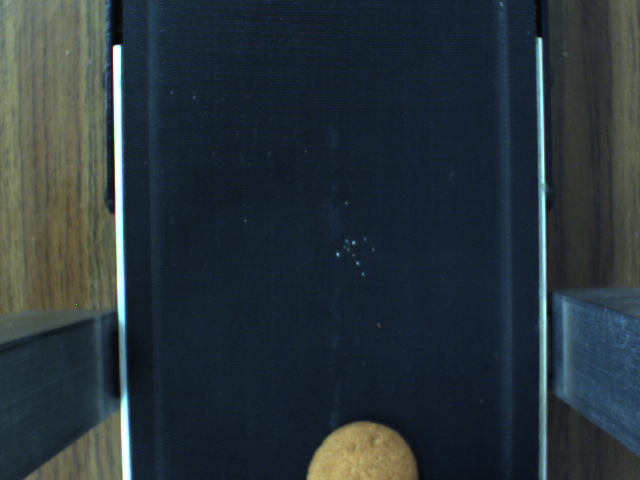
//> input picture Images/nilla_edge.bmp, 640 x 480 px
$ ./main   (built with g++ and OpenCV 4)
//> lines starting //> are read from the running program, lines starting //| are printed output that depends on the picture; after the words box and inside, x2 and y2 are one past the last pixel; in counts of white or black regions, pixels touching at a corner belong together
#include <iostream>
#include "opencv2/opencv.hpp"
#include "opencv2/videoio.hpp"

using namespace std;
using namespace cv;

int main(int argc, char *argv[])
{

    Mat image;
    Mat image_original;
    Mat current_frame;
    Mat previous_frame;
    Mat frame_thresh;
    string filename;
    string header;
    string tail;

    //    namedWindow("Team 10",1);
    header = "/home/dallin/robotic_vision_ws/Visual_Inspection/image_proc_qtc/images/";
    tail = ".bmp";
    filename = header + "nilla_edge" + tail;

    image_original = imread(filename,CV_LOAD_IMAGE_COLOR);
//> image_original is the input picture: 480 rows x 640 cols, CV_8UC3; mean B, G, R 58.2, 51.8, 41.2
    image = imread(filename,CV_LOAD_IMAGE_GRAYSCALE);
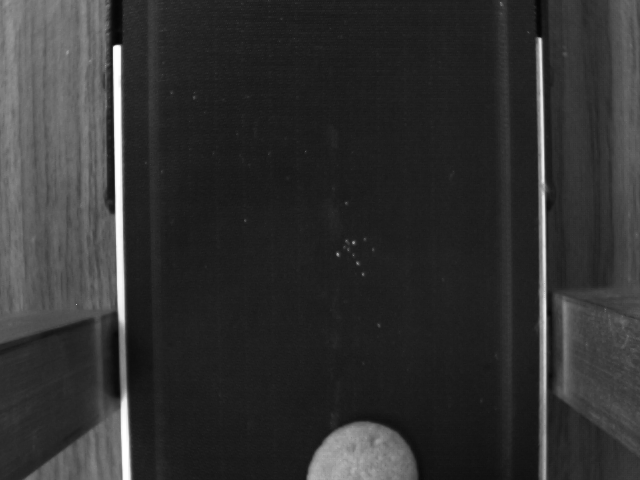
//> image: 480 rows x 640 cols, CV_8UC1; min 4, max 255, mean 49.4
    GaussianBlur(image, image, Size(7,7), 1.5, 1.5);
    threshold(image, image,80,255,0);
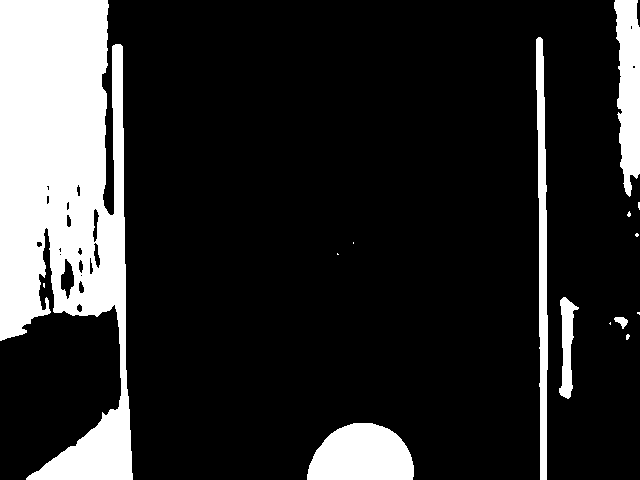
//> image: 480 rows x 640 cols, CV_8UC1; 17.7% white; 15 white regions (9 under 20 px), largest, box (x1, y1, x2, y2) and area: (0, 0, 133, 480) 41180, (307, 423, 414, 480) 4844, (614, 0, 640, 197) 3769, (536, 37, 548, 480) 3406, (559, 297, 579, 399) 1051, (614, 317, 628, 329) 94

    cv::Rect bottomROI(cv::Point(150,480), cv::Point(520, 400));
    cv::Rect topROI(cv::Point(150,0), cv::Point(520,80));
    int bottomArea = cv::countNonZero(image(bottomROI));
//> bottomArea = 4844
    int topArea = cv::countNonZero(image(topROI));
//> topArea = 0
    threshold(image, image,80,255,1);

    // Setup SimpleBlobDetector parameters.
    SimpleBlobDetector::Params params_good;
    SimpleBlobDetector::Params params_acceptable;
    SimpleBlobDetector::Params params_bad;

    // Change thresholds
    params_good.minThreshold = 10;
    params_good.maxThreshold = 255;
    params_acceptable.minThreshold = 10;
    params_acceptable.maxThreshold = 255;
    params_bad.minThreshold = 10;
    params_bad.maxThreshold = 255;

    // Filter by Area.
    params_good.filterByArea = true;
    params_good.minArea = 10500;
    params_good.maxArea = 12000;
    params_acceptable.filterByArea = true;
    params_acceptable.minArea = 8000;
    params_acceptable.maxArea = 10500;
    params_bad.filterByArea = true;
    params_bad.minArea = 4000;
    params_bad.maxArea = 8000;

    // Filter by Circularity
    params_good.filterByCircularity = true;
    params_good.minCircularity = .82;
    params_good.maxCircularity = 1;
    params_acceptable.filterByCircularity = true;
    params_acceptable.minCircularity = .6;
    params_acceptable.maxCircularity = .85;
    params_bad.filterByCircularity = true;
    params_bad.minCircularity = .5;
    params_bad.maxCircularity = .8;

    // Filter by Convexity
    params_good.filterByConvexity = true;
    params_good.minConvexity = .95;
    params_good.maxConvexity = 1;
    params_acceptable.filterByConvexity = true;
    params_acceptable.minConvexity = .7;
    params_acceptable.maxConvexity = 1;
    params_bad.filterByConvexity = true;
    params_bad.minConvexity = .4;
    params_bad.maxConvexity = 1;

    // Filter by Inertia
    params_good.filterByInertia = true;
    params_good.minInertiaRatio = .7;
    params_good.maxInertiaRatio = 1;
    params_acceptable.filterByInertia = true;
    params_acceptable.minInertiaRatio = .7;
    params_acceptable.maxInertiaRatio = 1;
    params_bad.filterByInertia = true;
    params_bad.minInertiaRatio = .4;
    params_bad.maxInertiaRatio = .8;

#if CV_MAJOR_VERSION < 3   // If you are using OpenCV 2

    // Set up detector with params
    SimpleBlobDetector blobby(params);

    // You can use the detector this way
    blobby.detect(image, keypoints);

#else

    // Set up detector with params
    Ptr<SimpleBlobDetector> blobby_good = SimpleBlobDetector::create(params_good);
    Ptr<SimpleBlobDetector> blobby_acceptable = SimpleBlobDetector::create(params_acceptable);
    Ptr<SimpleBlobDetector> blobby_bad = SimpleBlobDetector::create(params_bad);

    // SimpleBlobDetector::create creates a smart pointer.
    // So you need to use arrow ( ->) instead of dot ( . )
    // detector->detect( im, keypoints);

#endif

    // Detect blobs.
    std::vector<KeyPoint> keypoints_good;
    std::vector<KeyPoint> keypoints_acceptable;
    std::vector<KeyPoint> keypoints_bad;
    blobby_good->detect(image, keypoints_good);
//> keypoints_good = 0 keypoints
    blobby_acceptable->detect(image, keypoints_acceptable);
//> keypoints_acceptable = 0 keypoints
    blobby_bad->detect(image, keypoints_bad);
//> keypoints_bad = 0 keypoints

    // Draw detected blobs as red circles.
    // DrawMatchesFlags::DRAW_RICH_KEYPOINTS flag ensures the size of the circle corresponds to the size of blob
    Mat im_with_keypoints;

    if(bottomArea < 100 && topArea < 100)
    {
        if(!keypoints_good.empty())
        {
            drawKeypoints(image_original, keypoints_good, im_with_keypoints, Scalar(0,0,255), DrawMatchesFlags::DRAW_RICH_KEYPOINTS );
            cout << keypoints_good.size() << " Good!" << endl;
            cv::putText(im_with_keypoints, "Cookie!", cvPoint(175,150),2, 2.5, cvScalar(255), 1, CV_AA); //FONT_HERSHEY_DUPLEX == 2
        }
        else if(!keypoints_acceptable.empty())
        {
            drawKeypoints(image_original, keypoints_acceptable, im_with_keypoints, Scalar(0,0,255), DrawMatchesFlags::DRAW_RICH_KEYPOINTS );
            cout << keypoints_acceptable.size() << " Acceptable." << endl;
        }
        else if(!keypoints_bad.empty())
        {
            drawKeypoints(image_original, keypoints_bad, im_with_keypoints, Scalar(0,0,255), DrawMatchesFlags::DRAW_RICH_KEYPOINTS );
            cout << keypoints_bad.size() << " Bad!" << endl;
        }
        else
        {
            drawKeypoints(image_original, keypoints_bad, im_with_keypoints, Scalar(0,0,255), DrawMatchesFlags::DRAW_RICH_KEYPOINTS );
        }
        imshow("Team 10", im_with_keypoints);
    }
    else
    {
        imshow("Team 10", image_original);
        std::cout << bottomArea << ", " << topArea << std::endl;
//| 4844, 0
    }


    waitKey(0);

    return 0;
}
